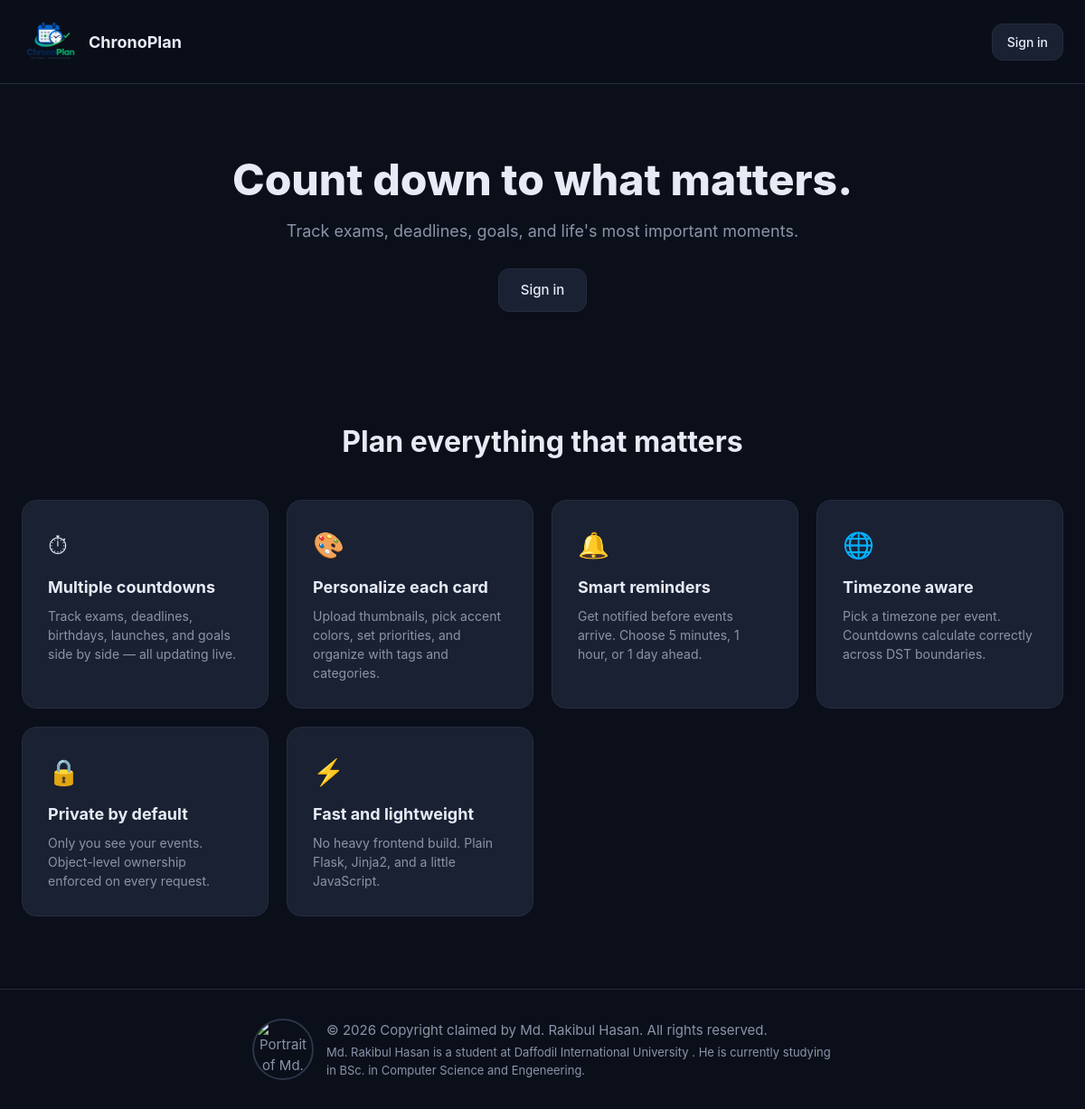
The page / on the database its author committed.
### app.py (models this page shows)
class SiteSetting(db.Model):
    __tablename__ = 'site_settings'
    id = db.Column(db.Integer, primary_key=True)
    site_name = db.Column(db.String(120), default='ChronoPlan', nullable=False)
    site_tagline = db.Column(db.String(255), default='Plan ahead. Live in the moment.',
                             nullable=False)
    site_description = db.Column(db.Text,
        default='A personal countdown and goal management platform.', nullable=False)
    footer_text = db.Column(db.Text, default='', nullable=False)
    copyright_owner = db.Column(db.String(120), default='Md. Rakibul Hasan', nullable=False)
    logo_url = db.Column(db.String(255), default='', nullable=False)
    favicon_url = db.Column(db.String(255), default='', nullable=False)
    accent_color = db.Column(db.String(20), default='#7c3aed', nullable=False)
    default_theme = db.Column(db.String(10), default='dark', nullable=False)
    hero_title = db.Column(db.String(200), default='Count down to what matters.',
                           nullable=False)
    hero_subtitle = db.Column(db.Text,
        default="Track exams, deadlines, goals, and life's most important moments.",
        nullable=False)
    registration_enabled = db.Column(db.Boolean, default=True, nullable=False)
    maintenance_mode = db.Column(db.Boolean, default=False, nullable=False)
    default_timezone = db.Column(db.String(50), default='UTC', nullable=False)
    max_upload_mb = db.Column(db.Integer, default=16, nullable=False)
    contact_email = db.Column(db.String(120), default='', nullable=False)
    social_twitter = db.Column(db.String(255), default='', nullable=False)
    social_github = db.Column(db.String(255), default='', nullable=False)
    social_linkedin = db.Column(db.String(255), default='', nullable=False)
    updated_at = db.Column(db.DateTime, default=utcnow, onupdate=utcnow)
    @classmethod
    def get(cls):
        s = cls.query.first()
        if not s:
            s = cls()
            db.session.add(s)
            db.session.commit()
        return s

### app.py (the view)
@app.route('/')
def landing():
    if current_user.is_authenticated:
        return redirect(url_for('dashboard_index'))
    s = get_settings()
    return render_template('landing.html', settings=s)

### app.py (called while the page is built)
def get_settings():
    return SiteSetting.get()

@app.context_processor
def inject_unread_notifications():
    unread = 0
    if current_user.is_authenticated:
        unread = Notification.query.filter_by(
            user_id=current_user.id, is_read=False
        ).count()
    return {'unread_notifications': unread}

@app.before_request
def reject_blocked_ip():
    remote_addr = request.remote_addr
    if not remote_addr:
        return
    try:
        address = ipaddress.ip_address(remote_addr).compressed
    except ValueError:
        return
    if BlockedIP.query.filter_by(address=address).first():
        abort(403)

@app.after_request
def add_security_headers(resp):
    resp.headers.setdefault('X-Content-Type-Options', 'nosniff')
    resp.headers.setdefault('X-Frame-Options', 'SAMEORIGIN')
    resp.headers.setdefault('X-XSS-Protection', '1; mode=block')
    resp.headers.setdefault('Referrer-Policy',
                           'strict-origin-when-cross-origin')
    return resp

@app.before_request
def check_maintenance():
    try:
        s = get_settings()
        if s.maintenance_mode:
            public = ['static', 'serve_upload', 'login']
            if request.endpoint and request.endpoint not in public:
                if not (current_user.is_authenticated and current_user.is_admin):
                    return render_template('errors/maintenance.html'), 503
    except Exception:
        pass

@app.before_request
def admin_gate():
    if request.endpoint and request.endpoint.startswith('admin_'):
        if not current_user.is_authenticated:
            return redirect(url_for('login', next=request.url))
        if not current_user.is_admin:
            abort(403)

### templates/landing.html (shortened to what this page needs)
{% extends 'base.html' %}
{% block layout %}
<header class="site-nav">
  <div class="container nav-inner">
    <a class="brand" href="{{ url_for('landing') }}">
      {% if logo_url %}
      <img src="/uploads/{{ logo_url }}" alt="{{ site_name }}" class="brand-logo">
      {% else %}
      <span class="brand-mark"></span>
      {% endif %}
      <span class="brand-name">{{ site_name }}</span>
    </a>
    <nav class="nav-actions">
      <a class="btn btn-ghost" href="{{ url_for('login') }}">Sign in</a>
    </nav>
  </div>
</header>
<main class="landing">
  <section class="hero">
    <div class="container hero-inner">
      <div class="hero-text">
        <h1>{{ settings.hero_title }}</h1>
        <p>{{ settings.hero_subtitle }}</p>
        <div class="hero-actions">
          <a class="btn btn-ghost btn-lg" href="{{ url_for('login') }}">Sign in</a>
        </div>
      </div>
    </div>
  </section>
  <section class="features">
    <div class="container">
      <h2 class="section-title">Plan everything that matters</h2>
      <div class="feature-grid">
        <div class="feature">
          <div class="feature-icon">⏱</div>
          <h3>Multiple countdowns</h3>
          <p>Track exams, deadlines, birthdays, launches, and goals side by side — all updating live.</p>
        </div>
        <div class="feature">
          <div class="feature-icon">🎨</div>
          <h3>Personalize each card</h3>
          <p>Upload thumbnails, pick accent colors, set priorities, and organize with tags and categories.</p>
        </div>
        <div class="feature">
          <div class="feature-icon">🔔</div>
          <h3>Smart reminders</h3>
          <p>Get notified before events arrive. Choose 5 minutes, 1 hour, or 1 day ahead.</p>
        </div>
        <div class="feature">
          <div class="feature-icon">🌐</div>
          <h3>Timezone aware</h3>
          <p>Pick a timezone per event. Countdowns calculate correctly across DST boundaries.</p>
        </div>
        <div class="feature">
          <div class="feature-icon">🔒</div>
          <h3>Private by default</h3>
          <p>Only you see your events. Object-level ownership enforced on every request.</p>
        </div>
        <div class="feature">
          <div class="feature-icon">⚡</div>
          <h3>Fast and lightweight</h3>
          <p>No heavy frontend build. Plain Flask, Jinja2, and a little JavaScript.</p>
        </div>
      </div>
    </div>
  </section>
</main>
{% endblock %}

### templates/base.html (shortened to what this page needs)
<!DOCTYPE html>
<html lang="en" data-theme="{{ current_user.preferences.theme if current_user.is_authenticated and current_user.preferences else default_theme }}">
<head>
  <link rel="stylesheet" href="{{ url_for('static', filename='css/main.css') }}">
</head>
<body>
  {% block layout %}{% endblock %}
  <footer class="site-footer">
    <div class="container footer-content">
      <p class="copyright-credit">
        <img class="copyright-portrait"
             src="{{ url_for('static', filename='images/copyright-holder.jpe') }}"
             alt="Portrait of {{ copyright_owner }}">
        <span class="copyright-details">
          <span>© {{ current_year }} Copyright claimed by {{ copyright_owner }}. All rights reserved.</span>
          <span class="copyright-description">Md. Rakibul Hasan is a student at Daffodil International University . He is currently studying in BSc. in Computer Science and Engeneering.</span>
        </span>
      </p>
    </div>
  </footer>
</body>
</html>

### static/css/main.css (style rules this page uses)
:root { --bg: #0b0f1a; --bg-elevated: #131927; --bg-card: #1a2133; --bg-input: #0f1626; --text: #e6ebf5; --text-muted: #8b94a8; --text-faint: #5a6378; --border: #252c3f; --border-light: #2d3548; --accent: #7c3aed; --accent-2: #3b82f6; --accent-glow: rgba(124,58,237,0.4); --danger: #ef4444; --success: #22c55e; --warning: #f59e0b; --info: #3b82f6; --radius: 12px; --radius-lg: 16px; --shadow: 0 4px 12px rgba(0,0,0,0.25); --shadow-lg: 0 8px 32px rgba(0,0,0,0.4); --font: 'Inter', -apple-system, BlinkMacSystemFont, 'Segoe UI', Roboto, sans-serif; }
* { box-sizing: border-box; margin: 0; padding: 0; }
html, body { height: 100%; }
body { background-color: var(--bg); background-image: linear-gradient(rgba(11,15,26,0.86), rgba(11,15,26,0.92)), url("https://png.pngtree.com/background/20250104/original/pngtree-free-hd-wallpaper-4k-new-background-picture-image_15546678.jpg"); background-position: center; background-size: cover; background-attachment: fixed; color: var(--text); font-family: var(--font); font-size: 15px; line-height: 1.5; -webkit-font-smoothing: antialiased; }
a { color: var(--accent-2); text-decoration: none; }
.container { max-width: 1200px; margin: 0 auto; padding: 0 24px; }
.btn { display: inline-flex; align-items: center; gap: 6px; padding: 9px 16px; border: 1px solid transparent; background: transparent; color: var(--text); border-radius: var(--radius); cursor: pointer; font-size: 14px; font-weight: 500; transition: all 0.15s ease; text-decoration: none; }
.btn-ghost { background: var(--bg-card); border-color: var(--border); }
.btn-lg { padding: 12px 24px; font-size: 15px; }
.site-nav { position: sticky; top: 0; z-index: 100; background: rgba(11,15,26,0.85); backdrop-filter: blur(10px); border-bottom: 1px solid var(--border); }
.nav-inner { display: flex; align-items: center; justify-content: space-between; padding: 14px 24px; max-width: 1200px; margin: 0 auto; }
.brand { display: flex; align-items: center; gap: 10px; color: var(--text); font-weight: 700; font-size: 18px; }
.brand-logo { display: block; width: auto; max-width: 280px; height: 64px; object-fit: contain; }
.nav-actions { display: flex; gap: 8px; }
.hero { padding: 80px 0 60px; }
.hero-inner { display: grid; grid-template-columns: minmax(0, 800px); justify-content: center; align-items: center; }
.hero-text { text-align: center; }
.hero h1 { font-size: 48px; line-height: 1.1; margin-bottom: 16px; font-weight: 800; }
.hero p { font-size: 18px; color: var(--text-muted); margin-bottom: 28px; }
.hero-actions { display: flex; justify-content: center; gap: 12px; }
.features { padding: 60px 0 80px; }
.section-title { text-align: center; font-size: 32px; margin-bottom: 40px; }
.feature-grid { display: grid; grid-template-columns: repeat(auto-fit, minmax(260px, 1fr)); gap: 20px; }
.feature { background: var(--bg-card); border: 1px solid var(--border); border-radius: var(--radius-lg); padding: 28px; transition: transform 0.2s, border-color 0.2s; }
.feature-icon { font-size: 28px; margin-bottom: 12px; }
.feature h3 { margin-bottom: 8px; font-size: 18px; }
.feature p { color: var(--text-muted); font-size: 14px; }
.site-footer { padding: 32px 0; border-top: 1px solid var(--border); color: var(--text-muted); text-align: center; }
.footer-content { display: flex; flex-direction: column; align-items: center; gap: 12px; }
.copyright-credit { display: flex; align-items: center; justify-content: center; gap: 14px; }
.copyright-portrait { width: 68px; height: 68px; flex: 0 0 68px; border-radius: 50%; object-fit: cover; border: 2px solid var(--border-light); }
.copyright-details { display: flex; flex-direction: column; align-items: flex-start; gap: 4px; text-align: left; }
.copyright-description { max-width: 560px; font-size: 13px; }

### rows shown on the page
SiteSetting: logo_url (picture), site_name "ChronoPlan", hero_title "Count down to what matters.", hero_subtitle "Track exams, deadlines, goals, and life's most important moments.", copyright_owner "Md. Rakibul Hasan"
